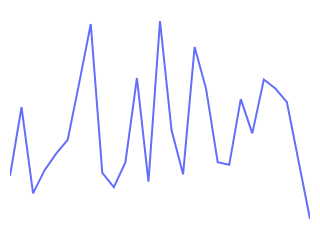

Notebook code for this chart:
### Code cell


### Figure 1 — Plotly figure (JSON) as saved in the notebook; plotly's stock layout.template omitted (floating-point values rounded to 4 significant figures)
{"data": [{"hovertemplate": "variable=Sales<br>month=%{x}<br>value=%{y}<extra></extra>", "legendgroup": "Sales", "line": {"color": "#636efa", "dash": "solid"}, "mode": "lines", "name": "Sales", "orientation": "v", "showlegend": true, "type": "scatter", "x": [1, 2, 3, 4, 5, 6, 7, 8, 9, 10, 11, 12, 13, 14, 15, 16, 17, 18, 19, 20, 21, 22, 23, 24, 25, 26, 27], "xaxis": "x", "y": [48780.0, 82030.0, 40300.0, 51570.0, 59610.0, 66250.0, 93850.0, 122300.0, 50270.0, 43350.0, 55350.0, 96150.0, 45990.0, 123800.0, 70980.0, 49530.0, 111200.0, 90820.0, 55440.0, 54150.0, 85950.0, 69400.0, 95480.0, 91100.0, 84470.0, 56410.0, 27917], "yaxis": "y"}], "layout": {"height": 80, "legend": {"title": {"text": "variable"}, "tracegroupgap": 0}, "margin": {"b": 10, "l": 10, "r": 10, "t": 10}, "plot_bgcolor": "white", "showlegend": false, "width": 200, "xaxis": {"anchor": "y", "domain": [0, 1], "fixedrange": true, "title": {"text": "month"}, "visible": false}, "yaxis": {"anchor": "x", "domain": [0, 1], "fixedrange": true, "title": {"text": "value"}, "visible": false}}}
